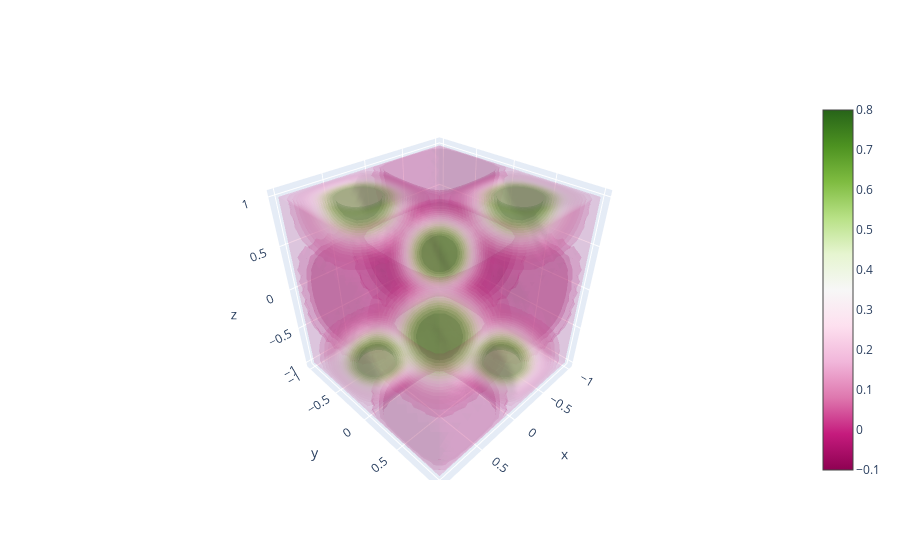

Write notebook code for a chart like this one.
### Code cell
import plotly.graph_objects as go
import numpy as np
X, Y, Z = np.mgrid[-1:1:30j, -1:1:30j, -1:1:30j]
values =    np.sin(np.pi*X) * np.cos(np.pi*Z) * np.sin(np.pi*Y)

fig = go.Figure(data=go.Volume(
    x=X.flatten(),
    y=Y.flatten(),
    z=Z.flatten(),
    value=values.flatten(),
    isomin=-0.1,
    isomax=0.8,
    opacity=0.1, # needs to be small to see through all surfaces
    surface_count=21, # needs to be a large number for good volume rendering
    ))
fig.show()

### Figure 1 — Plotly figure (JSON) as saved in the notebook; plotly's stock layout.template omitted (floating-point values rounded to 4 significant figures; data arrays with more than 128 entries replaced by an {"elided": "..."} marker saying what was removed)
{"data": [{"isomax": 0.8, "isomin": -0.1, "opacity": 0.1, "surface": {"count": 21}, "type": "volume", "value": {"elided": "27000 float values"}, "x": {"elided": "27000 float values"}, "y": {"elided": "27000 float values"}, "z": {"elided": "27000 float values"}}], "layout": {}}
